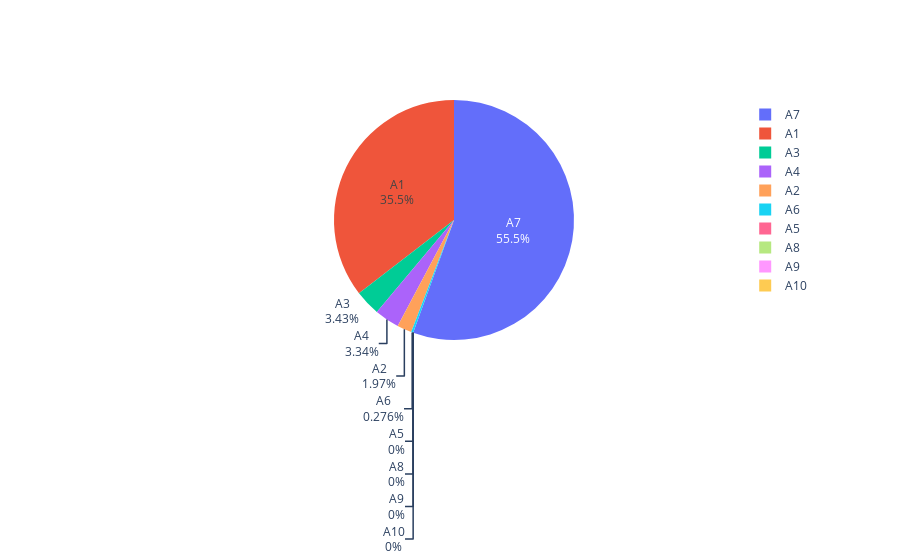

This figure's notebook cell:
### Code cell
import plotly.graph_objects as go

l =[]
for i in range(1,11):
    keys = ['A1', 'A2', 'A3', 'A4', 'A5', 'A6', 'A7', 'A8', 'A9', 'A10']
#     print('A',i,'Attack counts are:', df['owasp_top10'].str.count(keys[i-1]).sum())
    l.append(df['owasp_top10'].str.count(keys[i-1]).sum())
  
labels = ['A1', 'A2', 'A3', 'A4', 'A5', 'A6', 'A7', 'A8', 'A9', 'A10']
values = l

fig = go.Figure(data=[go.Pie(labels=labels, values=values, textinfo='label+percent')])
fig.show()

### Figure 1 — Plotly figure (JSON) as saved in the notebook; plotly's stock layout.template omitted (floating-point values rounded to 4 significant figures)
{"data": [{"labels": ["A1", "A2", "A3", "A4", "A5", "A6", "A7", "A8", "A9", "A10"], "textinfo": "label+percent", "type": "pie", "values": [4755, 264, 460, 448, 0, 37, 7447, 0, 0, 0]}], "layout": {}}
